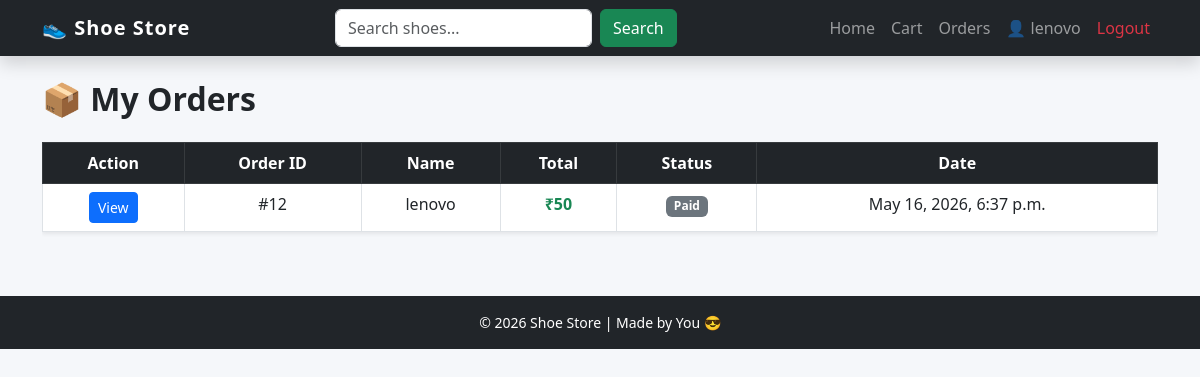
Screenshot of /orders/ (signed in) with the database file from the repository.
### store/models.py (models this page shows, shortened)
class Order(models.Model):
    user = models.ForeignKey(User, on_delete=models.CASCADE, null=True, blank=True)
    name = models.CharField(max_length=100)
    address = models.TextField()
    total_amount = models.IntegerField()
    status = models.CharField(max_length=20, default='Pending')
    created_at = models.DateTimeField(auto_now_add=True)

### store/views.py (the view)
# urls.py: path('orders/', views.my_orders, name='my_orders'),
@login_required
def my_orders(request):
    orders = Order.objects.filter(
        user=request.user
    ).order_by('-id')
    return render(request, 'store/orders.html', {
        'orders': orders
    })

### templates/store/orders.html
{% extends 'base.html' %}
{% block content %}
<h2 class="mb-4 fw-bold">📦 My Orders</h2>
{% if orders %}
<div class="table-responsive">
<table class="table table-bordered text-center shadow-sm">
    <thead class="table-dark">
        <tr>
            <th>Action</th>
            <th>Order ID</th>
            <th>Name</th>
            <th>Total</th>
            <th>Status</th>
            <th>Date</th>
        </tr>
    </thead>
    <tbody>
        {% for order in orders %}
        <tr>
            <td>
                <a href="{% url 'order_detail' order.id %}"
                   class="btn btn-primary btn-sm">
                   View
                </a>
            </td>
            <td>#{{ order.id }}</td>
            <td>{{ order.name }}</td>
            <td class="text-success fw-bold">
                ₹{{ order.total_amount }}
            </td>
            <td>
                {% if order.status == "Pending" %}
                    <span class="badge bg-warning text-dark">Pending</span>
                {% elif order.status == "Shipped" %}
                    <span class="badge bg-info">Shipped</span>
                {% elif order.status == "Delivered" %}
                    <span class="badge bg-success">Delivered</span>
                {% else %}
                    <span class="badge bg-secondary">{{ order.status }}</span>
                {% endif %}
            </td>
            <td>{{ order.created_at }}</td>
        </tr>
        {% endfor %}
    </tbody>
</table>
</div>
{% else %}
<div class="text-center mt-5">
    <h4>No orders yet 😢</h4>
    <a href="/" class="btn btn-custom mt-3">Shop Now</a>
</div>
{% endif %}
{% endblock %}

### templates/base.html (shortened to what this page needs)
<!DOCTYPE html>
<html>
<head>
    <link href="https://cdn.jsdelivr.net/npm/bootstrap@5.3.0/dist/css/bootstrap.min.css" rel="stylesheet">
</head>
<body>
<nav class="navbar navbar-expand-lg navbar-dark bg-dark shadow">
  <div class="container">
    <a class="navbar-brand fw-bold" href="/">👟 Shoe Store</a>
    <div class="collapse navbar-collapse" id="menu">
        <form class="d-flex ms-auto me-3" method="GET" action="/">
    <input class="form-control me-2"
           type="search"
           name="q"
           placeholder="Search shoes...">
    <button class="btn btn-success">
        Search
    </button>
</form>
      <ul class="navbar-nav ms-auto">
        <li class="nav-item">
          <a class="nav-link" href="/">Home</a>
        </li>
        <li class="nav-item">
          <a class="nav-link" href="{% url 'cart' %}">Cart</a>
        </li>
        <li class="nav-item">
          <a class="nav-link" href="{% url 'my_orders' %}">Orders</a>
        </li>
        {% if user.is_authenticated %}
            <li class="nav-item">
  <a class="nav-link" href="{% url 'profile' %}">
      👤 {{ user.username }}
    </a>
        </li>
            <li class="nav-item">
              <a class="nav-link text-danger" href="{% url 'logout' %}">Logout</a>
            </li>
        {% endif %}
      </ul>
    </div>
  </div>
</nav>
<div class="container mt-4">
    {% block content %}{% endblock %}
</div>
<footer class="bg-dark text-white text-center p-3 mt-5">
    © 2026 Shoe Store | Made by You 😎
</footer>
</body>
</html>

### templates/base.html (style rules this page uses)
body { background: #f5f7fa; }
.navbar-brand { letter-spacing: 1px; }
footer { font-size: 14px; }

### rows the page displays
Order: id "12", name "lenovo", total_amount "50", status "Paid", created_at "May 16, 2026, 6:37 p.m."

### other values shown
{{ user.username }} "lenovo"
